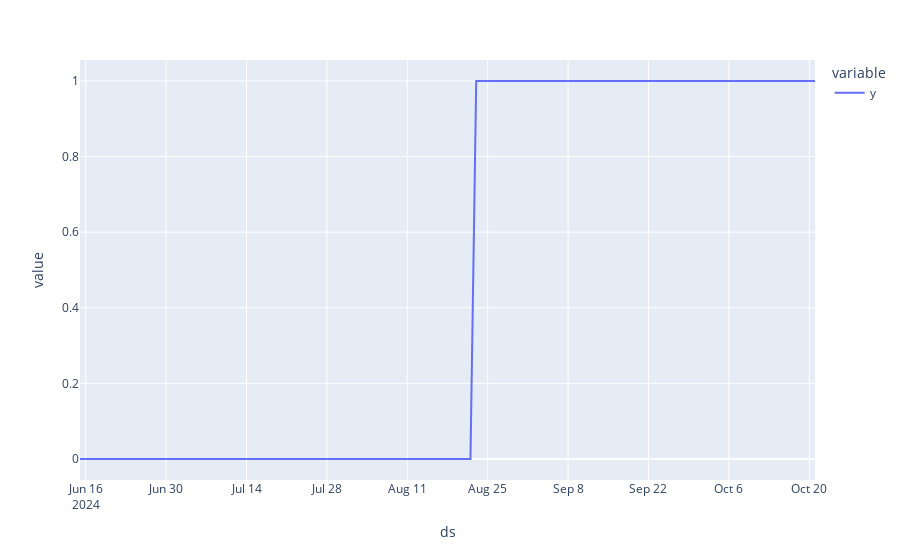

The notebook cell this image was saved under:
### Code cell
forecast_df.groupby('ds')['y'].apply(lambda x: pd.isna(x).sum()).plot()

### Figure 1 — Plotly figure (JSON) as saved in the notebook; plotly's stock layout.template omitted (floating-point values rounded to 4 significant figures; data arrays with more than 128 entries replaced by an {"elided": "..."} marker saying what was removed)
{"data": [{"hovertemplate": "variable=y<br>ds=%{x}<br>value=%{y}<extra></extra>", "legendgroup": "y", "line": {"color": "#636efa", "dash": "solid"}, "marker": {"symbol": "circle"}, "mode": "lines", "name": "y", "orientation": "v", "showlegend": true, "type": "scatter", "x": {"elided": "129 str values"}, "xaxis": "x", "y": {"elided": "129 int values"}, "yaxis": "y"}], "layout": {"legend": {"title": {"text": "variable"}, "tracegroupgap": 0}, "margin": {"t": 60}, "xaxis": {"anchor": "y", "domain": [0, 1], "title": {"text": "ds"}}, "yaxis": {"anchor": "x", "domain": [0, 1], "title": {"text": "value"}}}}
